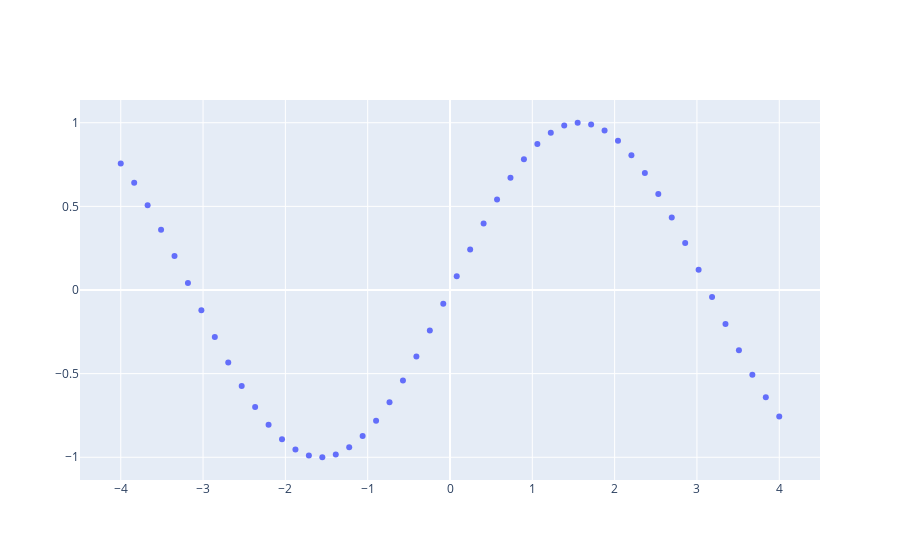

The cell this chart's notebook holds for it:
### Markdown cell above
Объектное API

### Code cell
import plotly.graph_objects as go

x = np.linspace(-4, 4, 50)
y = np.sin(x)

fig = go.Figure(go.Scatter(
    x = x,
    y = y,
    mode='markers'
))

fig.show()
